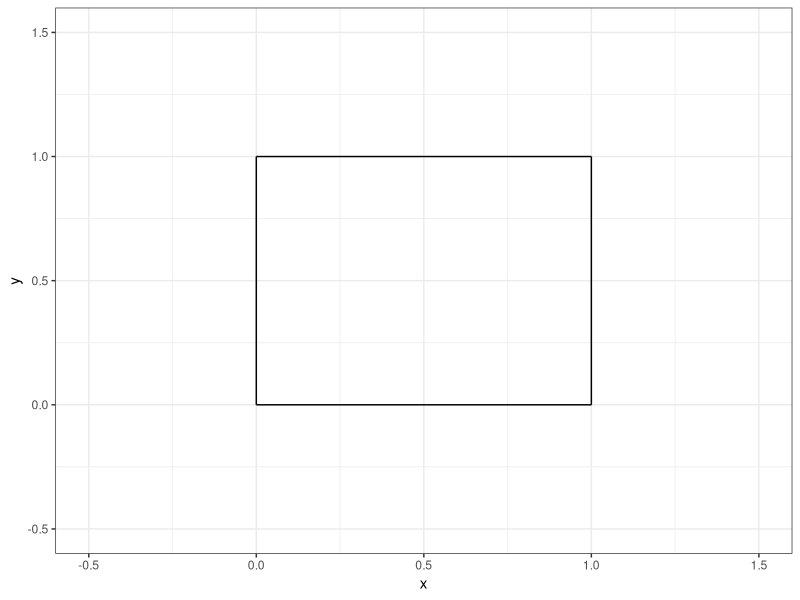

This figure's R source:
## ---- chunk 1
#| echo: false

default_chunk_hook  <- knitr::knit_hooks$get("chunk")

latex_font_size <- c("Huge", "huge", "LARGE", "Large", 
                     "large", "normalsize", "small", 
                     "footnotesize", "scriptsize", "tiny")

knitr::knit_hooks$set(chunk = function(x, options) {
  x <- default_chunk_hook(x, options)
  if(options$size %in% latex_font_size) {
    paste0("\n \\", options$size, "\n\n", 
      x, 
      "\n\n \\normalsize"
    )
  } else {
    x
  }
})

## ---- chunk 2
#| label: load-packages
#| include: false
library(tidyverse)
## ---- chunk 3
#| label: fig-unitsquare
#| fig-cap: "The unit square."
#| fig-width: 3
#| fig-height: 3
#| scale: "80%"
#| fig-align: "center"
#| size: "scriptsize"
ggplot() +
  geom_segment(aes(x = 0, xend = 0,
                   y=0, yend = 1))+
  geom_segment(aes(x = 0, xend = 1,
                   y=1, yend = 1))+
  geom_segment(aes(x = 1, xend = 1,
                   y=0, yend = 1))+
  geom_segment(aes(x = 0, xend = 1,
                   y=0, yend = 0)) +
  theme_bw() + 
  xlim(-0.5, 1.5)+
  ylim(-0.5, 1.5)+
  labs(x = "x", 
       y = "y")
## ---- chunk 4
#| size: "scriptsize"
#| code-fold: FALSE
(matrix(c(1,-7,5,9),2,2,T))
